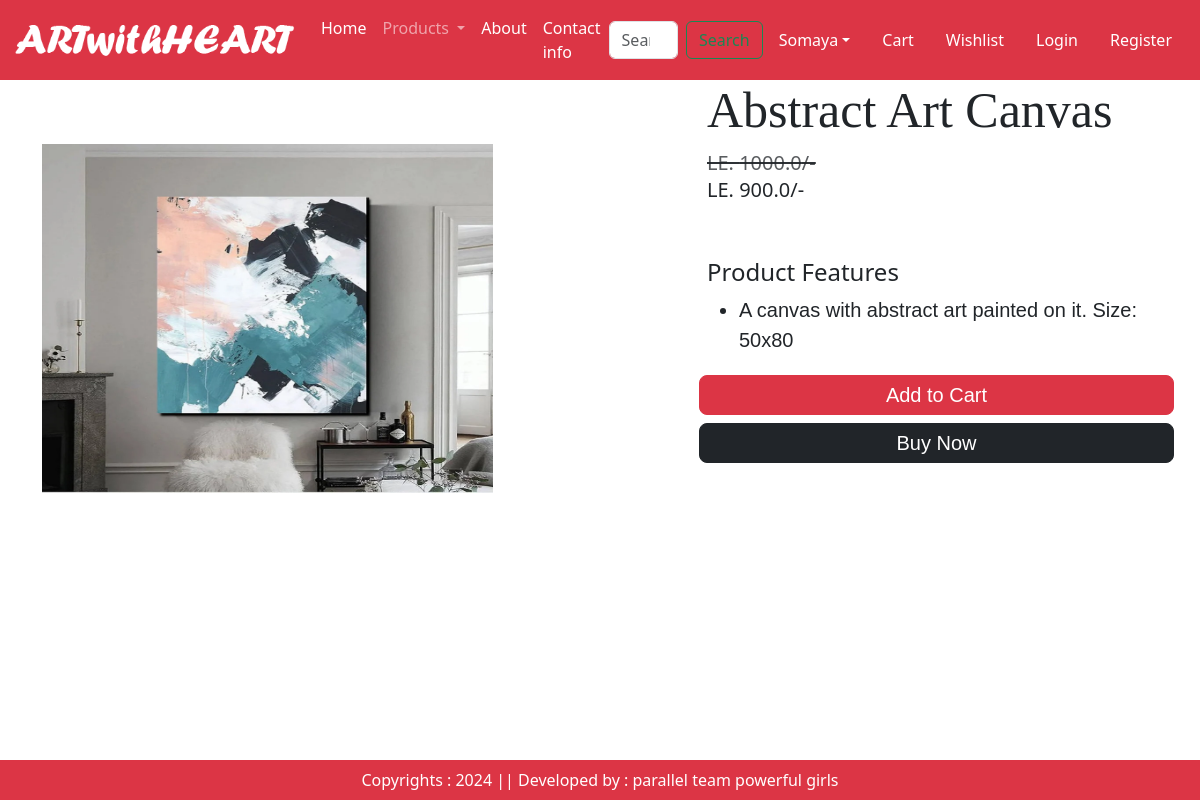
Page /product-detail/3 on the committed database.
### app/models.py (models this page shows, shortened)
class Product(models.Model):
    title = models.CharField(max_length=100)
    selling_price = models.FloatField()
    discounted_price = models.FloatField()
    description = models.TextField()
    composition = models.TextField(default=' ')
    prodapp = models.TextField(default=' ')
    category = models.CharField(choices=CATEGORY_CHOICES,max_length=2)
    product_image = models.ImageField(upload_to='product')

### app/views.py (the view)
# urls.py: path("product-detail/<int:pk>", views.ProductDetail.as_view(),name="product-detail"),
class ProductDetail(View):
    def get(self, request, pk):
        product = Product.objects.get(pk=pk)
        return render(request,"app/productdetail.html",locals())

### app/templates/app/productdetail.html (shortened to what this page needs)
{% extends 'app/base.html' %}
{% load static %}
{% block main-content %}
    <div class="container">
        <div class="row flex justify-content-between">
            <div class="img2 col-lg-5 mt-5">
                <img src="{{product.product_image.url}}" class="image col-xs-6 cil-sm-12
                 col-lg-12 mt-3 text-sm-center w-100 h-75" alt="">
            </div>
            <div class="productdetail col-lg-5">
                <h1 style="font-family: Georgia, 'Times New Roman', Times, serif;
                font-size: 50px;">
                    {{product.title}}
                </h1>
                <small class="text-decoration-line-through text-muted fs-5">
                    <del> LE. {{product.selling_price}}/-
                </small>
                <h5>
                   LE. {{product.discounted_price}}/-
                </h5>
                <br><br><h4>Product Features</h4>
                <ul class="fs-5" style="font-family: 'Gill Sans', 'Gill Sans MT', Calibri, 'Trebuchet MS', sans-serif ;">
                    <li>{{product.description}}</li>
                </ul>
                <div class="buttons row flex" style="font-family: 'Gill Sans', 'Gill Sans MT', Calibri, 'Trebuchet MS', sans-serif;">
                    <button type="submit" class="d-grid gap-2 btn1 btn btn-danger
                     p-1 m-1 btn-lg text-decoration-none text-white">
                        Add to Cart
                    </button>
                    <div class="btn btn-dark p-1 m-1 btn-lg">
                        <a href="#" class="text-decoration-none text-white">
                            Buy Now
                        </a>
                    </div>
                </div>
            </div>
        </div>
    </div>
{%endblock main-content %}

### rows in the picture
Product: product_image (picture), title "Abstract Art Canvas", selling_price "1000.0", discounted_price "900.0", description "A canvas with abstract art painted on it. Size: 50x80"
